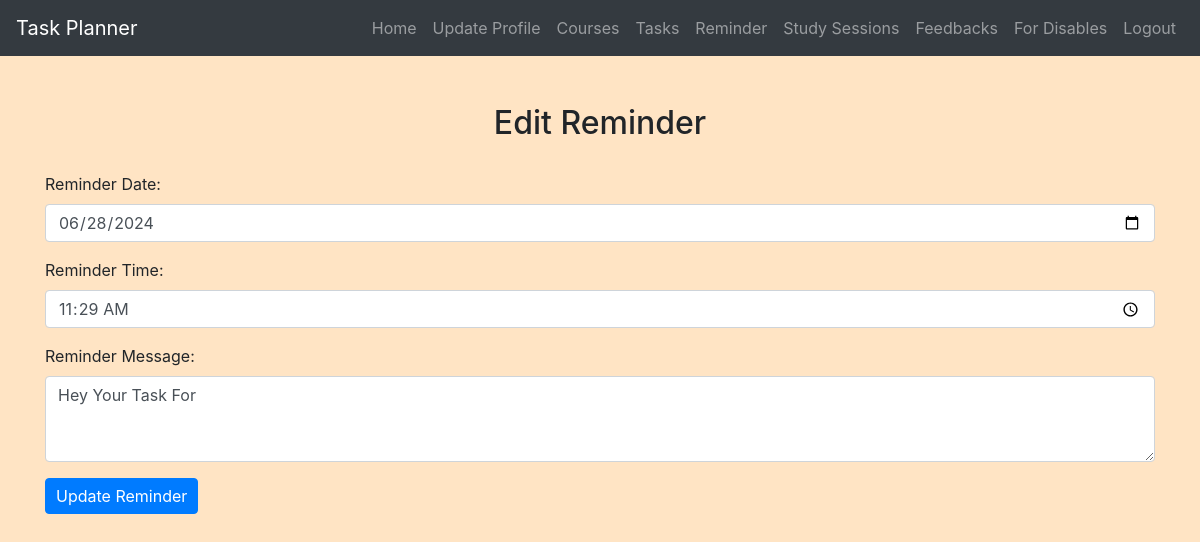
Screenshot of /edit_reminder.php?reminder_id=1 (signed in) with the database file from the repository.
### tables this page shows
CREATE TABLE `reminders` (
  `reminder_id` int(11) NOT NULL,
  `task_id` int(11) DEFAULT NULL,
  `user_id` int(11) DEFAULT NULL,
  `reminder_date` date DEFAULT NULL,
  `reminder_time` time DEFAULT NULL,
  `reminder_message` varchar(255) DEFAULT NULL,
  `created_at` timestamp NOT NULL DEFAULT current_timestamp(),
  `updated_at` timestamp NOT NULL DEFAULT current_timestamp() ON UPDATE current_timestamp()
);

### edit_reminder.php (the view, shortened to what this page needs)
<?php
include('config.php');
$user_id = $_SESSION["id"];
$reminder_id = isset($_GET["reminder_id"]) ? trim($_GET["reminder_id"]) : "";
$sql = "SELECT * FROM Reminders WHERE reminder_id = ? AND user_id = ?";
$reminder = null;
if ($stmt = $conn->prepare($sql)) {
    $stmt->bind_param("ii", $reminder_id, $user_id);
    if ($stmt->execute()) {
        $result = $stmt->get_result();
        if ($row = $result->fetch_assoc()) {
            $reminder = $row;
        } else {
            $error_message = "Error: Reminder not found.";
        }
    }
}
?>
<!DOCTYPE html>
<html>
<head>
    <link rel="stylesheet" href="https://maxcdn.bootstrapcdn.com/bootstrap/4.5.2/css/bootstrap.min.css">
    <link rel="stylesheet" href="./css/style.css">
</head>
<body>
<?php include('navbar.php'); ?>
<div class="container mt-5">
    <h2>Edit Reminder</h2>
    <?php if ($reminder): ?>
    <form action="<?php echo htmlspecialchars($_SERVER["PHP_SELF"]) . "?reminder_id=" . $reminder_id; ?>" method="post">
        <div class="form-group">
            <label for="reminder_date">Reminder Date:</label>
            <input type="date" class="form-control" id="reminder_date"  min="<?php echo date('Y-m-d'); ?>" name="reminder_date" value="<?php echo htmlspecialchars($reminder['reminder_date']); ?>" required>
        </div>
        <div class="form-group">
            <label for="reminder_time">Reminder Time:</label>
            <input type="time" class="form-control" id="reminder_time" name="reminder_time" value="<?php echo htmlspecialchars($reminder['reminder_time']); ?>" required>
        </div>
        <div class="form-group">
            <label for="reminder_message">Reminder Message:</label>
            <textarea class="form-control" id="reminder_message" name="reminder_message" rows="3" required><?php echo htmlspecialchars($reminder['reminder_message']); ?></textarea>
        </div>
        <button type="submit" class="btn btn-primary" name="update_reminder">Update Reminder</button>
    </form>
    <?php endif; ?>
</div>
</body>
</html>

### css/style.css (style rules this page uses)
body { background-color: bisque; }
h1, h2, h3, h4 { text-align: center; margin-top: 30px; margin-bottom: 30px; }
.btn-primary { padding: 5px 10px; }

### rows the page displays
reminders: reminder_date "06/28/2024", reminder_time "11:29:00", reminder_message "Hey Your Task For"
